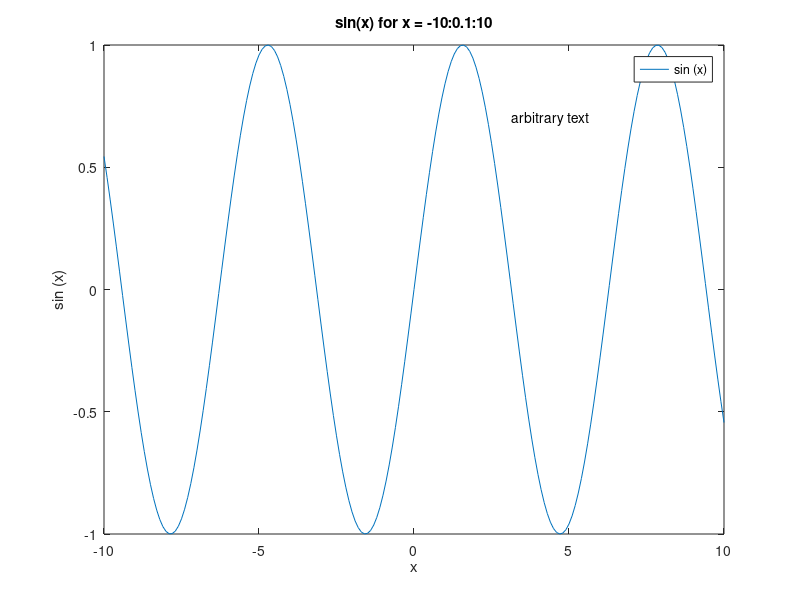
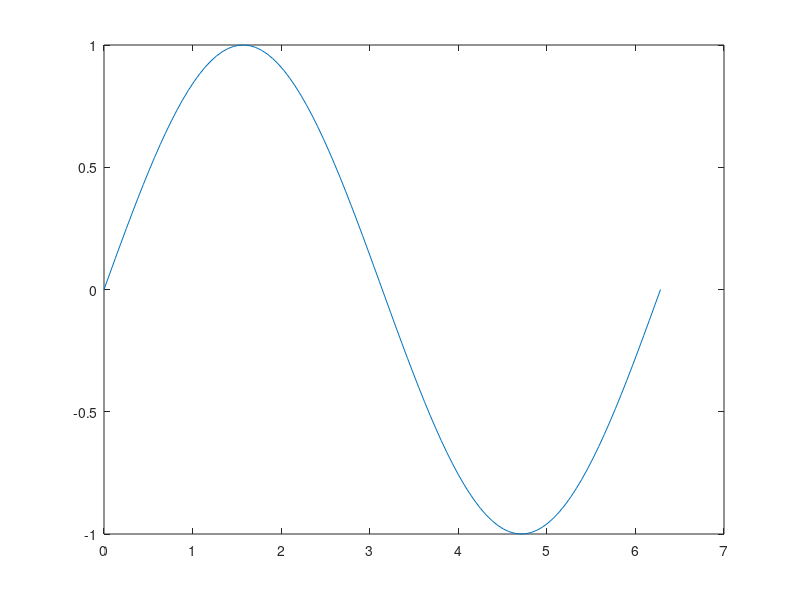

Write MATLAB code to recreate these figures, in order. (Note: this script raises an error after producing the figures.)

###########################################################################
# example octave script 1
###########################################################################
#!/usr/bin/octave -qf

 printf ("Hello, world!\n");

#!/usr/bin/octave -qf
x = linspace(0, 2*pi, 100);
y = sin(x);
plot(x, y);
figure;
printf ("Hello, world!\n");

###########################################################################
# example octave script 9
###########################################################################
#!/usr/bin/octave -qf
x = -10:0.1:10;
plot (x, sin (x));
title ("sin(x) for x = -10:0.1:10");
xlabel ("x");
ylabel ("sin (x)");
text (pi, 0.7, "arbitrary text");
legend ("sin (x)");

print -dpng -color "-S500,500" sin0.png
open ("sin0.png");
###########################################################################
